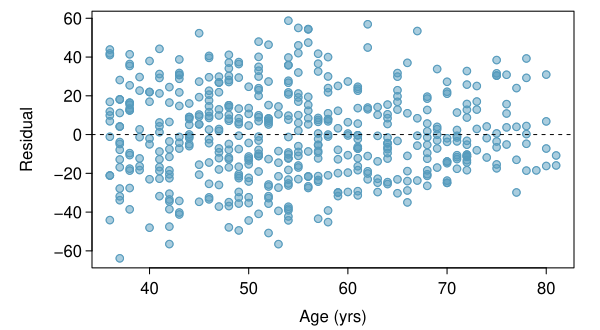

The script that drew this image:
library(openintro)
library(oibiostat)
data(COL)
data("prevend.samp")

obs = residuals(lm(RFFT ~ Statin + Age, data=prevend.samp))

myPDF("prevendStatinAgeResidPlot.pdf",
      6.0,
      3.3,
      mar = c(3, 4.5, 0.5, 1.2) + 0.1,
      mgp = c(2.8, 0.5, 0))
plot(prevend.samp$Age,
     obs,
     pch = 19,
     cex = 1,
     col = COL[1, 3],
     xlab = "",
     ylab = "Residual")
points(prevend.samp$Age,
       obs,
       cex = 1,
       col = COL[1])
mtext("Age (yrs)", 1, 1.9)

abline(lm(obs ~ prevend.samp$Age), lty = 2)

dev.off()
